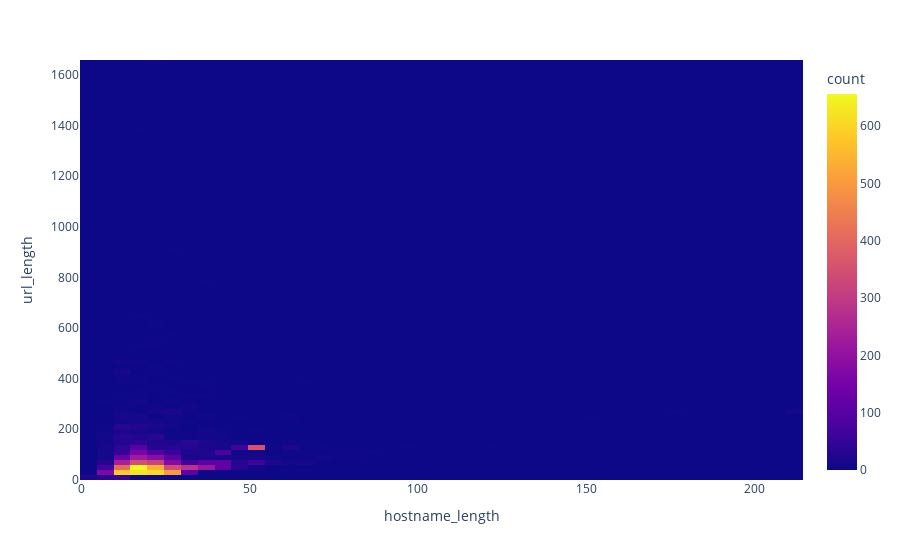

This figure's notebook cell:
### Markdown cell above
Histogram

### Code cell
fig = px.density_heatmap(df_legit, x="hostname_length", y="url_length")
fig.show()

### Figure 1 — Plotly figure (JSON) as saved in the notebook; plotly's stock layout.template omitted (floating-point values rounded to 4 significant figures; data arrays with more than 128 entries replaced by an {"elided": "..."} marker saying what was removed)
{"data": [{"coloraxis": "coloraxis", "hovertemplate": "hostname_length=%{x}<br>url_length=%{y}<br>count=%{z}<extra></extra>", "name": "", "type": "histogram2d", "x": {"elided": "9715 int values"}, "xaxis": "x", "xbingroup": "x", "y": {"elided": "9715 int values"}, "yaxis": "y", "ybingroup": "y"}], "layout": {"coloraxis": {"colorbar": {"title": {"text": "count"}}, "colorscale": [[0, "#0d0887"], [0.1111, "#46039f"], [0.2222, "#7201a8"], [0.3333, "#9c179e"], [0.4444, "#bd3786"], [0.5556, "#d8576b"], [0.6667, "#ed7953"], [0.7778, "#fb9f3a"], [0.8889, "#fdca26"], [1, "#f0f921"]]}, "legend": {"tracegroupgap": 0}, "margin": {"t": 60}, "xaxis": {"anchor": "y", "domain": [0, 1], "title": {"text": "hostname_length"}}, "yaxis": {"anchor": "x", "domain": [0, 1], "title": {"text": "url_length"}}}}
